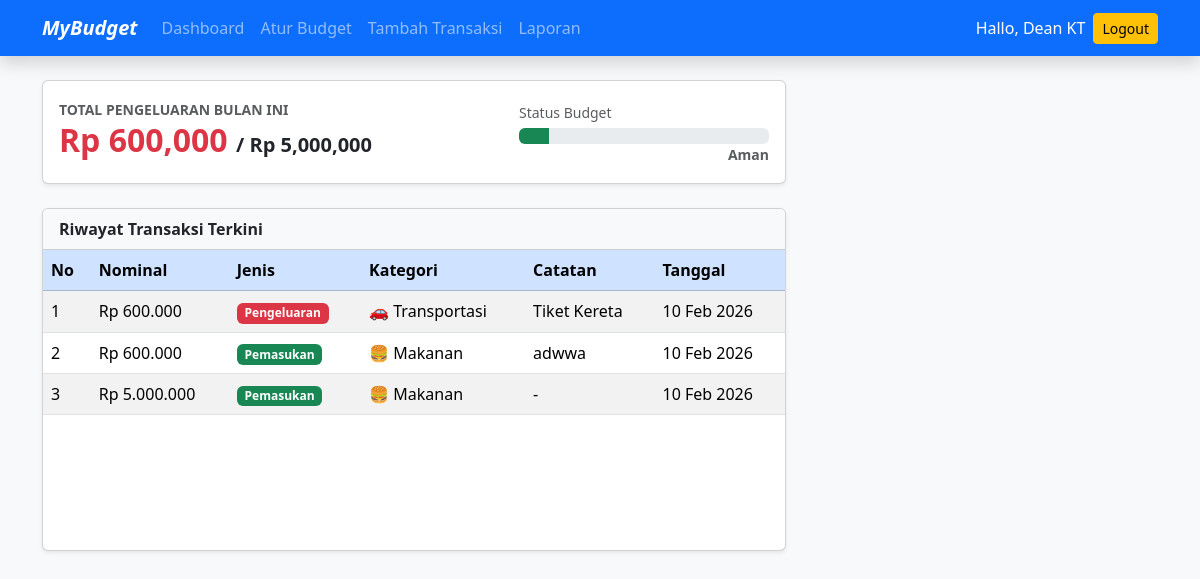
/RPL2/index.php (signed in), run on the app's committed database.
### tables this page shows
CREATE TABLE `atur_budget` (
  `id_budget` int(11) NOT NULL,
  `user_id` int(11) NOT NULL,
  `budget` int(11) NOT NULL,
  `bulan` int(11) NOT NULL,
  `tahun` int(11) NOT NULL
);

CREATE TABLE `transaksi` (
  `id_transaksi` int(11) NOT NULL,
  `user_id` int(11) NOT NULL,
  `jumlah` int(11) NOT NULL,
  `jenis` enum('Pemasukan','Pengeluaran') NOT NULL,
  `kategori` varchar(50) NOT NULL,
  `catatan` varchar(255) NOT NULL,
  `tanggal` date NOT NULL
);

### RPL2/index.php (the view, shortened to what this page needs)
<!DOCTYPE html>
<html lang="id">
<head>
    <link href="https://cdn.jsdelivr.net/npm/bootstrap@5.3.8/dist/css/bootstrap.min.css" rel="stylesheet">
</head>
<body class="bg-light">
<nav class="navbar navbar-dark bg-primary shadow navbar-expand-lg">
    <div class="container">
        <a class="navbar-brand fw-bold fst-italic" href="index.php">
            MyBudget
        </a>
        <div class="collapse navbar-collapse" id="menuNavbar">
            <ul class="navbar-nav me-auto">
                <li class="nav-item">
                    <a class="nav-link" href="index.php">Dashboard</a>
                </li>
                <li class="nav-item">
                    <a class="nav-link" href="aturbudget.php">Atur Budget</a>
                </li>
                <li class="nav-item">
                    <a class="nav-link" href="tambahtransaksi.php">Tambah Transaksi</a>
                </li>
                <li class="nav-item">
                    <a class="nav-link" href="laporan.php">Laporan</a>
                </li>
            </ul>
            <div class="d-flex align-items-center gap-2">
                <span class="text-white">
                    Hallo, <?= $_SESSION['user']['nama'] ?>
                </span>
                <form method="post" class="mb-0">
                    <button name="logout" class="btn btn-sm btn-warning">
                        Logout
                    </button>
                </form>
            </div>
        </div>
    </div>
</nav>
<?php
include('db_connect.php');
$user_id = $_SESSION['user']['id'];
$bulan = date('m');
$tahun = date('Y');
$budget = 0;
$total_pengeluaran = 0;
$qBudget = mysqli_query($koneksi,"SELECT budget FROM atur_budget
    WHERE user_id='$user_id'
    AND bulan='$bulan'
    AND tahun='$tahun'");
if($dataBudget = mysqli_fetch_assoc($qBudget)){
    $budget = $dataBudget['budget'];
}
$qPengeluaran = mysqli_query($koneksi,"SELECT SUM(jumlah) as total FROM transaksi
    WHERE user_id='$user_id'
    AND jenis='Pengeluaran'
    AND MONTH(tanggal)='$bulan'
    AND YEAR(tanggal)='$tahun'");
if($dataPengeluaran = mysqli_fetch_assoc($qPengeluaran)){
    $total_pengeluaran = $dataPengeluaran['total'] ?? 0;
}
$persen = 0;
if($budget > 0){
    $persen = ($total_pengeluaran / $budget) * 100;
}
?>
<?php
$status = "Aman";
$warna = "bg-success";
?>
<div class="container py-4">
        <div class="col-lg-8">
            <div class="card shadow-sm mb-4">
                <div class="card-body d-md-flex justify-content-between align-items-center">
                    <div>
                        <small class="text-muted fw-bold text-uppercase">
                            Total Pengeluaran Bulan Ini
                        </small>
                        <h2 class="text-danger fw-bold">
                            Rp <?= number_format($total_pengeluaran) ?>
                            <?php if($budget > 0): ?>
                                <span class="text-dark fs-5">
                                    / Rp <?= number_format($budget) ?>
                                </span>
                            <?php else: ?>
                                <span class="text-muted fs-6">
                                    / Belum set budget
                                </span>
                            <?php endif; ?>
                        </h2>
                    </div>
                    <div style="width:250px">
                        <small class="text-muted">Status Budget</small>
                        <div class="progress mt-1">
                            <div class="progress-bar <?= $warna ?>"
                                style="width: <?= min($persen,100) ?>%">
                            </div>
                        </div>
                        <small class="fw-bold text-muted float-end">
                            <?= $status ?>
                        </small>
                    </div>
                </div>
            </div>
            <div class="card shadow-sm">
                <div class="card-header bg-light fw-bold">
                    Riwayat Transaksi Terkini
                </div>
                <div id="history-list" class="list-group list-group-flush" style="min-height:300px">
                <table class="table table-striped table-hover">
                    <thead class="table-primary">
                        <tr>
                            <th>No</th>
                            <th>Nominal</th>
                            <th>Jenis</th>
                            <th>Kategori</th>
                            <th>Catatan</th>
                            <th>Tanggal</th>
                        </tr>
                    </thead>
                    <tbody>
                    <?php
                        include('db_connect.php');
                        $user_id = $_SESSION['user']['id'];
                        $query = mysqli_query($koneksi, "
                            SELECT * FROM transaksi
                            WHERE user_id='$user_id'
                            ORDER BY tanggal DESC
                        ");
                        if(mysqli_num_rows($query) > 0):
                        $no = 1;
                        while ($transaksi = mysqli_fetch_assoc($query)):
                    ?>
                        <tr>
                            <td><?= $no++ ?></td>
                            <td>
                                Rp <?= number_format($transaksi['jumlah'], 0, ',', '.') ?>
                            </td>
                            <td>
                                <?php if($transaksi['jenis'] == "Pemasukan"): ?>
                                    <span class="badge bg-success">Pemasukan</span>
                                <?php else: ?>
                                    <span class="badge bg-danger">Pengeluaran</span>
                                <?php endif; ?>
                            </td>
                            <td><?= $transaksi['kategori'] ?></td>
                            <td><?= $transaksi['catatan'] ?: '-' ?></td>
                            <td>
                                <?= date('d M Y', strtotime($transaksi['tanggal'])) ?>
                            </td>
                        </tr>
                    <?php
                        endwhile;
                    endif; ?>
                    </tbody>
                </table>
                </div>
        </div>
    </div>
</div>
</body>
</html>

### data on the page
atur_budget: budget "5,000,000"
transaksi: jumlah "600.000", jenis "Pengeluaran", kategori "🚗 Transportasi", catatan "Tiket Kereta", tanggal "10 Feb 2026"
transaksi: jumlah "600.000", jenis "Pemasukan", kategori "🍔 Makanan", catatan "adwwa", tanggal "10 Feb 2026"
transaksi: jumlah "5.000.000", jenis "Pemasukan", kategori "🍔 Makanan", catatan "-", tanggal "10 Feb 2026"

### other printed values
$_SESSION['user']['nama'] "Dean KT"
$total_pengeluaran "600,000"
$status "Aman"
